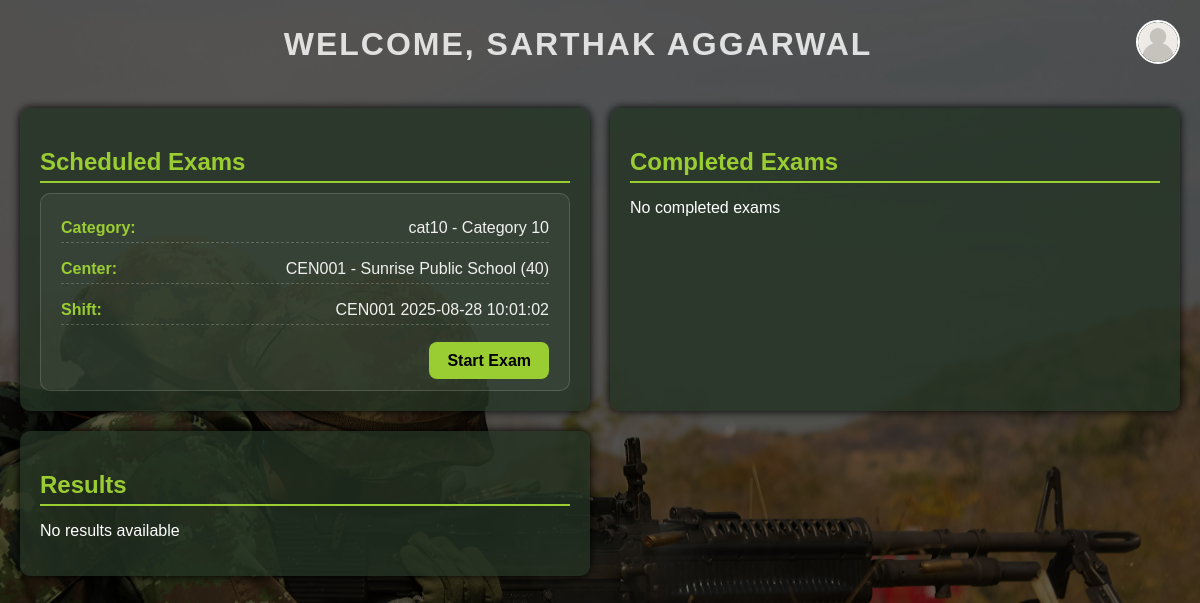
The page /candidate/dashboard/ (signed in) on the database its author committed.
### registration/models.py (models this page shows, shortened)
class CandidateProfile(models.Model):
    user = models.OneToOneField(settings.AUTH_USER_MODEL, on_delete=models.CASCADE, related_name="candidate_profile")
    army_no = models.CharField(max_length=50, unique=True)
    rank = models.CharField(max_length=50)
    name = models.CharField(max_length=150)
    trade = models.ForeignKey(Trade, on_delete=models.PROTECT)
    dob = models.DateField(verbose_name="Date of Birth")
    father_name = models.CharField(max_length=150)
    enrolment_no = models.CharField(max_length=100, blank=True)
    doe = models.DateField(verbose_name="Date of Enrolment")
    aadhar_number = models.CharField(max_length=12, blank=True)
    unit = models.CharField(max_length=120)
    fmn_bde = models.CharField("Fmn (Bde)", max_length=120, blank=True)
    fmn_div = models.CharField("Fmn (Div)", max_length=120, blank=True)
    fmn_corps = models.CharField("Fmn (Corps)", max_length=120, blank=True)
    fmn_comd = models.CharField("Fmn (Comd)", max_length=120, blank=True)
    trg_centre = models.CharField("Training Centre", max_length=150, blank=True)
    district = models.CharField(max_length=100, blank=True)
    state = models.CharField(max_length=100, blank=True)
    qualification = models.ForeignKey(Qualification, on_delete=models.PROTECT)
    level_of_qualification = models.ForeignKey(Level, on_delete=models.PROTECT, related_name="candidates_level")
    nsqf_level = models.ForeignKey(Level, on_delete=models.PROTECT, related_name="candidates_nsqf")
    skill = models.ForeignKey(Skill, on_delete=models.PROTECT)
    qf = models.ForeignKey(QF, on_delete=models.PROTECT)
    photograph = models.ImageField(upload_to="photos/", blank=True, null=True)
    category = models.ForeignKey(Category, on_delete=models.PROTECT)
    center = models.ForeignKey(Center, on_delete=models.PROTECT)
    shift = models.ForeignKey(Shift, on_delete=models.PROTECT, null=True, blank=True)   # ✅ New Field
    created_at = models.DateTimeField(auto_now_add=True)
    @property
    def can_start_exam(self):
        if not self.shift:
            return False
        shift_datetime = datetime.combine(self.shift.date, self.shift.start_time)
        shift_datetime = timezone.make_aware(shift_datetime, timezone.get_current_timezone())
        return timezone.now() >= shift_datetime

### reference/models.py (models this page shows)
class Category(models.Model):
    name = models.CharField(max_length=80, unique=True)
    code = models.CharField(max_length=20, unique=True)
    def __str__(self): return f"{self.code} - {self.name}"

### centers/models.py (models this page shows)
class Center(models.Model):
    code = models.CharField(max_length=20, unique=True)
    name = models.CharField(max_length=150)
    address = models.TextField(blank=True)
    district = models.CharField(max_length=100, blank=True)
    state = models.CharField(max_length=100, blank=True)
    capacity = models.PositiveSmallIntegerField(default=40)  # per shift
    is_active = models.BooleanField(default=True)
    def __str__(self):
        return f"{self.code} - {self.name} ({self.capacity})"

### exams/models.py (models this page shows)
class Shift(models.Model):
    center = models.ForeignKey(Center, on_delete=models.CASCADE)
    date = models.DateField()
    start_time = models.TimeField()
    capacity = models.PositiveSmallIntegerField(default=40)
    class Meta:
        unique_together = ("center", "date", "start_time")
    def __str__(self):
        return f"{self.center.code} {self.date} {self.start_time}"

### registration/views.py (the view)
# urls.py: path("dashboard/", views.candidate_dashboard, name="candidate_dashboard"),
@login_required
def candidate_dashboard(request):
    print(request.user)
    candidate_profile = get_object_or_404(CandidateProfile, user=request.user)
    exams_scheduled = []
    upcoming_exams = []
    completed_exams = []
    results = []
    return render(request, "registration/dashboard.html", {
        "candidate": candidate_profile,
        "exams_scheduled": exams_scheduled,
        "upcoming_exams": upcoming_exams,
        "completed_exams": completed_exams,
        "results": results,
    })

### accounts/models.py (called while the page is built)
    def __str__(self):
        return f"{self.username} ({self.role})"

### reference/models.py (called while the page is built)
    def __str__(self): return f"{self.code} - {self.name}"

### registration/templates/registration/dashboard.html (shortened to what this page needs)
{% load static %}
<!DOCTYPE html>
<html lang="en">
<head>
</head>
<body>
    <div class="overlay">
        <header>
            <div class="welcome">Welcome, {{ candidate.name }}</div>
            <div class="profile">
                <img src="{% static 'registration/profile.png' %}" alt="Profile">
            </div>
        </header>
        <div class="dashboard-section">
            <div class="card">
                <h2>Scheduled Exams</h2>
                {% if candidate %}
                <div class="exam-card">
                    <div class="exam-detail">
                        <span class="label">Category:</span>
                        <span class="value">{{ candidate.category }}</span>
                    </div>
                    <div class="exam-detail">
                        <span class="label">Center:</span>
                        <span class="value">{{ candidate.center }}</span>
                    </div>
                    <div class="exam-detail">
                        <span class="label">Shift:</span>
                        <span class="value">{{ candidate.shift }}</span>
                    </div>
                    <div class="exam-action">
                        {% if candidate.can_start_exam %}
                            <a href="{% url 'exam_interface' %}" class="start-btn">Start Exam</a>
                        {% else %}
                            <button class="start-btn disabled" disabled>Start Exam (Not Yet Available)</button>
                        {% endif %}
                    </div>
                </div>
                {% else %}
                    <p>No scheduled exams</p>
                {% endif %}
            </div>
            <div class="card">
                <h2>Completed Exams</h2>
                {% if completed_exams %}
                    {% for exam in completed_exams %}
                    <div class="exam-card">
                        <div class="exam-detail">
                            <span class="label">Exam:</span>
                            <span class="value">{{ exam.name }}</span>
                        </div>
                        <div class="exam-detail">
                            <span class="label">Date:</span>
                            <span class="value">{{ exam.date }}</span>
                        </div>
                    </div>
                    {% endfor %}
                {% else %}
                    <p>No completed exams</p>
                {% endif %}
            </div>
            <div class="card">
                <h2>Results</h2>
                {% if results %}
                    {% for result in results %}
                    <div class="exam-card">
                        <div class="exam-detail">
                            <span class="label">Exam:</span>
                            <span class="value">{{ result.exam_name }}</span>
                        </div>
                        <div class="exam-detail">
                            <span class="label">Score:</span>
                            <span class="value">{{ result.score }}</span>
                        </div>
                    </div>
                    {% endfor %}
                {% else %}
                    <p>No results available</p>
                {% endif %}
            </div>
        </div>
    </div>
</body>
</html>

### rows shown on the page
CandidateProfile: name "SARTHAK AGGARWAL", category "cat10 - Category 10", center "CEN001 - Sunrise Public School (40)", shift "CEN001 2025-08-28 10:01:02"
